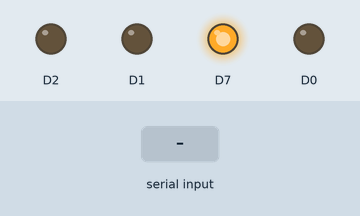
Simulated run of this sketch. Board: ESP8266 (NodeMCU). On the bench: output pins drawn as LEDs (lit = HIGH). The inputs (shaded band) are chosen by the test bench. What the sketch prints to the serial monitor is not drawn.

Above: at 1.2 s.
1.3 s: ",\n" received over Serial
At 2.1 s:
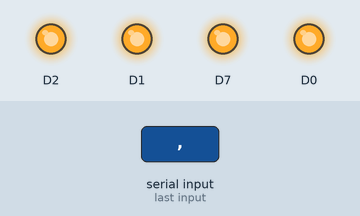
2.8 s: "90,45,200\n" received over Serial
At 3.6 s:
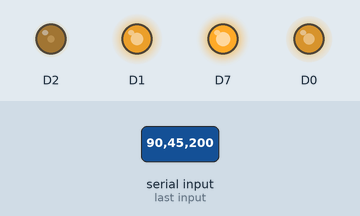
4.3 s: "30,150,10\n" received over Serial
At 4.8 s:
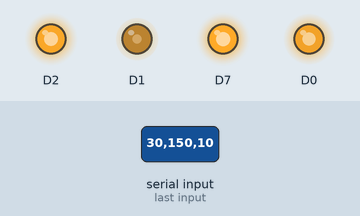
5.8 s: "90,45\n" received over Serial
At 6.9 s:
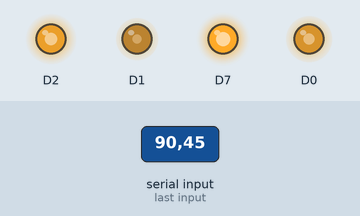
7.3 s: "30,150\n" received over Serial
At 8.1 s:
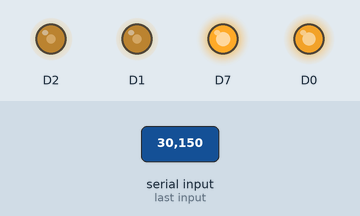
8.8 s: "90,45,200,10\n" received over Serial
At 9.5 s:
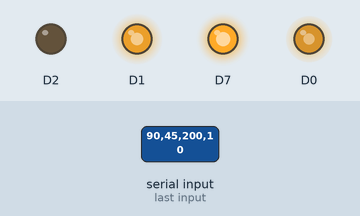
Timing chart, 0 to 11.3 s (numbered marks = the images above; inputs shaded):
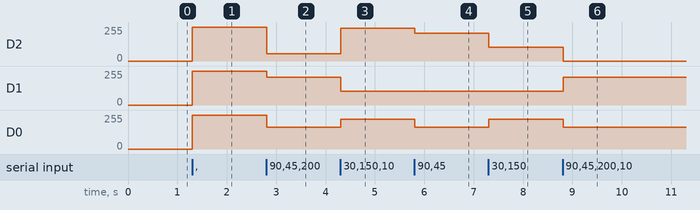

The sketch:

StringToIntRGB.ino
```cpp
/*
 ************************************************************************
 * @author  :  IntoRobot Team
 * @version :  V1.0.0
 * @date    :  03-30-15
 ************************************************************************
 This application example code is in the public domain.
 This example is modified from arduino example

 Serial RGB controller

 Reads a serial input string looking for three comma-separated
 integers with a newline at the end. Values should be between
 0 and 255. The sketch uses those values to set the color
 of an RGB LED attached to pins 9 - 11.

 The circuit:
 * Common-anode RGB LED cathodes attached to analog pins 0- 2
 * LED anode connected to pin D7

 To turn on any given channel, set the pin LOW.
 To turn off, set the pin HIGH. The higher the analogWrite level,
 the lower the brightness.

 */

String inString = "";    // string to hold input
int currentColor = 0;
int red, green, blue = 0;

void setup()
{
    // Open serial communications and wait for port to open:
    Serial.begin(115200);
    while (!Serial)
    {
        ; // wait for serial port to connect.
    }

    // send an intro:
    Serial.println("\n\nString toInt() RGB:");
    Serial.println();
    // set LED cathode pins as outputs:
    pinMode(D0, OUTPUT);
    pinMode(D1, OUTPUT);
    pinMode(D2, OUTPUT);
    // turn on pin 3 to power the LEDs:
    pinMode(D7, OUTPUT);
    digitalWrite(D7, HIGH);
}

void loop()
{
    int inChar;

    // Read serial input:
    if (Serial.available() > 0)
    {
        inChar = Serial.read();
    }

    if (isDigit(inChar))
    {
        // convert the incoming byte to a char
        // and add it to the string:
        inString += (char)inChar;
    }

    // if you get a comma, convert to a number,
    // set the appropriate color, and increment
    // the color counter:
    if (inChar == ',')
    {
        // do something different for each value of currentColor:
        switch (currentColor)
        {
            case 0:    // 0 = red
                red = inString.toInt();
                // clear the string for new input:
                inString = "";
                break;

            case 1:    // 1 = green:
                green = inString.toInt();
                // clear the string for new input:
                inString = "";
                break;
        }
        currentColor++;
    }
    // if you get a newline, you know you've got
    // the last color, i.e. blue:
    if (inChar == '\n')
    {
        blue = inString.toInt();

        // set the levels of the LED.
        // subtract value from 255 because a higher
        // analogWrite level means a dimmer LED, since
        // you're raising the level on the anode:
        analogWrite(D0,  255 - red);
        analogWrite(D1, 255 - green);
        analogWrite(D2, 255 - blue);

        // print the colors:
        Serial.printf("Red: %d",", Green: %d",", Blue: %d \r\n",red,green,blue);

        // clear the string for new input:
        inString = "";
        // reset the color counter:
        currentColor = 0;
    }
}
```

Measured:
- after the input at 1.3 s, D2, D1, D0: 0/255 → 255/255 at once
- after the input at 2.8 s, D2: 255/255 → 55/255 at once; D1: 255/255 → 210/255 at once; D0: 255/255 → 165/255 at once
- after the input at 4.3 s, D2: 55/255 → 245/255 at once; D1: 210/255 → 105/255 at once; D0: 165/255 → 225/255 at once
- after the input at 5.8 s, D2: 245/255 → 210/255 at once; D0: 225/255 → 165/255 at once
- after the input at 7.3 s, D2: 210/255 → 105/255 at once; D0: 165/255 → 225/255 at once
- after the input at 8.8 s, D2: 105/255 → 0/255 at once; D1: 105/255 → 210/255 at once; D0: 225/255 → 165/255 at once
